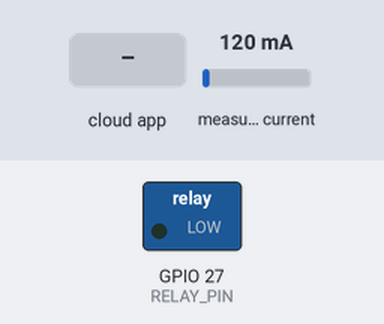
A sketch run on a simulated ESP32. Parts: switched loads named in the sketch (green lamp = pin HIGH). The test bench sets the inputs (shaded band); at power-on: measured current 120 mA. WiFi joins after 1.5 s; servers stay silent unless stated; the Firebase database answers and starts empty; what the sketch prints to the serial monitor is not drawn.

Above: at 3.2 s.
3.3 s: the phone or cloud app sets state to 1
At 4.1 s:
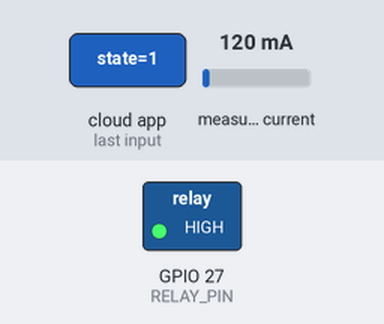
5.0 s: the phone or cloud app sets state to 0
At 6.7 s:
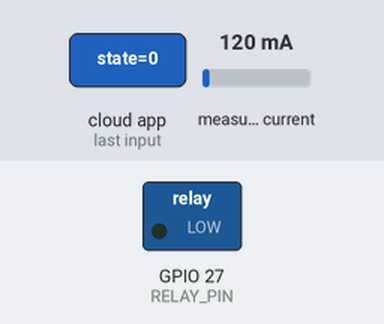
Timing chart, 0 to 8.2 s (numbered marks = the images above; inputs shaded):
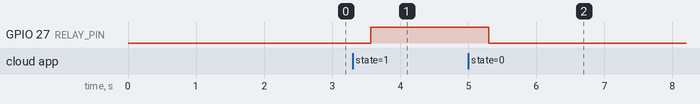

Measured:
- after the input at 3.3 s, GPIO 27 (RELAY_PIN): LOW → HIGH after 0.27 s
- after the input at 5.0 s, GPIO 27 (RELAY_PIN): HIGH → LOW after 0.30 s

The sketch:

SmartEnergy_ESP32.ino
```cpp
// ═══════════════════════════════════════════════════════════
//  SmartEnergy ESP32 — الكود النهائي (إنتاج + حماية)
// ═══════════════════════════════════════════════════════════

// ── المكتبات ──
#include <WiFi.h>
#include <WiFiClientSecure.h>          // 🔒 مكتبة SSL/TLS — تشفّر كل البيانات المرسلة
#include <Firebase_ESP_Client.h>       // 🔒 مكتبة Firebase مع دعم التشفير المدمج
#include "EmonLib.h"                   // مكتبة قراءة حساسات الطاقة
#include "secrets.h"                   // 🔒 ملف الأسرار المنفصل (لا يُرفع على GitHub)

// مساعدات Firebase
#include <addons/TokenHelper.h>        // 🔒 إدارة التوكن (رمز المصادقة المؤقت)
#include <addons/RTDBHelper.h>

// ── المنافذ (GPIO) ──
#define VOLTAGE_PIN  34   // حساس الجهد ZMPT101B
#define CURRENT_PIN  35   // حساس التيار SCT-013
#define RELAY_PIN    27   // ريلاي التحكم

// ── ثوابت المعايرة ──
#define V_CAL  234.26     // معامل معايرة الجهد (اضبطه بالملتيميتر)
#define I_CAL  29.00      // معامل معايرة التيار (SCT-013-030)

// ── ثوابت الحماية ──
#define SEND_INTERVAL    2000   // إرسال البيانات كل 2 ثانية
#define RELAY_INTERVAL   500    // فحص الريلاي كل 0.5 ثانية
#define HEARTBEAT_TIME   30000  // نبض حياة كل 30 ثانية
#define MAX_FAILS        5      // 🔒 أقصى أخطاء قبل تفعيل صمام الأمان
#define MAX_WIFI_RETRY   20     // أقصى محاولات اتصال WiFi

// ── الكائنات ──
FirebaseData   fbData;
FirebaseAuth   fbAuth;
FirebaseConfig fbConfig;
EnergyMonitor  emonV, emonI;

// ── المتغيرات ──
double voltage = 0, current_a = 0, power = 0, kwh = 0;
unsigned long tSend = 0, tRelay = 0, tBeat = 0, tEnergy = 0;
int  failCount    = 0;      // 🔒 عدّاد الأخطاء المتتالية
bool safeMode     = false;  // 🔒 وضع الأمان (صمام الأمان)
bool relayState   = false;
String deviceUID  = "";

// ═══════════════════════════════════════════════════════════
//  الدوال المساعدة
// ═══════════════════════════════════════════════════════════

// ── اتصال WiFi ──
bool connectWiFi() {
  Serial.printf("📶 جاري الاتصال بـ %s", WIFI_SSID);
  WiFi.mode(WIFI_STA);
  WiFi.begin(WIFI_SSID, WIFI_PASSWORD);
  for (int i = 0; i < MAX_WIFI_RETRY && WiFi.status() != WL_CONNECTED; i++) {
    delay(500); Serial.print(".");
  }
  Serial.println();
  if (WiFi.status() == WL_CONNECTED) {
    Serial.printf("✅ متصل! IP: %s | RSSI: %d dBm\n",
                  WiFi.localIP().toString().c_str(), WiFi.RSSI());
    return true;
  }
  Serial.println("❌ فشل الاتصال بالشبكة");
  return false;
}

// ── تهيئة Firebase مع مصادقة آمنة ──
void initFirebase() {
  // 🔒 تعيين مفتاح API — يُستخدم للتحقق من هوية المشروع
  fbConfig.api_key = FIREBASE_API_KEY;
  // 🔒 رابط القاعدة — الاتصال يتم عبر HTTPS (مشفّر تلقائياً)
  fbConfig.database_url = FIREBASE_DB_URL;

  // 🔒 اختيار نوع المصادقة
  if (strlen(DEVICE_EMAIL) > 0) {
    // 🔒 مصادقة بالبريد — أقوى حماية (كل طلب يحمل توكن مرتبط بالحساب)
    fbAuth.user.email    = DEVICE_EMAIL;
    fbAuth.user.password = DEVICE_PASSWORD;
    Serial.println("🔑 المصادقة: بريد الجهاز");
  } else {
    // 🔒 مصادقة مجهولة — Firebase يُنشئ UID فريد للجهاز تلقائياً
    //    هذا يمنع أي طلب بدون توكن من الوصول للبيانات
    Serial.println("🔑 المصادقة: مجهول (Anonymous)");
  }

  // 🔒 callback لمراقبة حالة التوكن (صلاحية، تجديد، خطأ)
  fbConfig.token_status_callback = tokenStatusCallback;

  // 🔒 بدء الاتصال المشفّر — SSL/TLS يُفعَّل تلقائياً من المكتبة
  Firebase.begin(&fbConfig, &fbAuth);
  Firebase.reconnectWiFi(true);

  // انتظار جاهزية التوكن
  unsigned long t = millis();
  while (!Firebase.ready() && millis() - t < 10000) delay(100);

  if (Firebase.ready()) {
    failCount = 0;
    deviceUID = String(fbAuth.token.uid.c_str());
    if (deviceUID.isEmpty()) deviceUID = "esp32";
    Serial.printf("✅ Firebase جاهز | UID: %s\n", deviceUID.c_str());
  } else {
    // 🔒 إذا فشلت المصادقة → تفعيل صمام الأمان فوراً
    enterSafeMode("FIREBASE_INIT_FAIL");
  }
}

// ── 🔒 صمام الأمان — يمنع تنفيذ أي أوامر مجهولة ──
void enterSafeMode(const char* reason) {
  if (safeMode) return;            // لا تكرّر التفعيل
  safeMode = true;
  // 🔒 فصل الريلاي فوراً — حماية الأحمال الكهربائية
  digitalWrite(RELAY_PIN, LOW);
  relayState = false;
  Serial.println("🛑 ══════════════════════════════════");
  Serial.printf("   ⚠️ صمام الأمان مُفعَّل: %s\n", reason);
  Serial.println("   → الريلاي: مفصول | الأوامر: معطّلة");
  Serial.println("🛑 ══════════════════════════════════");
}

// ── إلغاء وضع الأمان ──
void exitSafeMode() {
  if (!safeMode) return;
  safeMode = false;
  failCount = 0;
  Serial.println("✅ صمام الأمان مُلغى — الاتصال مستقر");
}

// ── 🔒 التحقق من صحة القراءات قبل الإرسال ──
bool isDataValid(double v, double c, double p) {
  // 🔒 رفض القيم غير الرقمية (NaN/Infinity) — قد تكون هجمة حقن
  if (isnan(v) || isnan(c) || isnan(p)) return false;
  if (isinf(v) || isinf(c) || isinf(p)) return false;
  // 🔒 رفض القيم خارج النطاق الفيزيائي المنطقي
  if (v < 0 || v > 400)   return false;   // جهد: 0-400V
  if (c < 0 || c > 100)   return false;   // تيار: 0-100A
  if (p < 0 || p > 40000) return false;   // قدرة: 0-40kW
  return true;
}

// ── قراءة الحساسات ──
void readSensors() {
  voltage  = emonV.calcVrms(1480);         // قراءة RMS للجهد
  current_a = emonI.calcIrms(1480);        // قراءة RMS للتيار
  if (voltage < 5.0)   voltage  = 0;      // تصفير الضوضاء
  if (current_a < 0.05) current_a = 0;
  power = voltage * current_a;             // القدرة الظاهرية

  // حساب kWh تراكمي
  unsigned long now = millis();
  if (tEnergy > 0 && power > 0) {
    kwh += (power / 1000.0) * ((now - tEnergy) / 3600000.0);
  }
  tEnergy = now;
}

// ── إرسال البيانات إلى Firebase ──
void sendData() {
  // 🔒 فحص جاهزية Firebase (يعني التوكن صالح والاتصال مشفّر)
  if (!Firebase.ready()) {
    failCount++;
    if (failCount >= MAX_FAILS) enterSafeMode("FIREBASE_DISCONNECTED");
    return;
  }
  // 🔒 فحص صحة البيانات — لا نرسل بيانات تالفة أبداً
  if (!isDataValid(voltage, current_a, power)) {
    Serial.println("⚠️ بيانات غير صالحة — تم التجاهل");
    return;
  }

  FirebaseJson json;
  json.set("voltage",      round(voltage * 10) / 10.0);
  json.set("current",      round(current_a * 100) / 100.0);
  json.set("power",        round(power * 10) / 10.0);
  json.set("total_kwh",    round(kwh * 100) / 100.0);
  json.set("power_factor", (power > 10) ? 0.85 : 0.0);
  json.set("frequency",    50);
  json.set("timestamp/.sv", "timestamp");  // طابع زمني من سيرفر Firebase

  // 🔒 الإرسال عبر HTTPS — البيانات مشفّرة بـ TLS أثناء الانتقال
  if (Firebase.RTDB.setJSON(&fbData, "energy_node", &json)) {
    failCount = 0;
    if (safeMode) exitSafeMode();
    Serial.printf("📤 V=%.1f | I=%.2f | P=%.1f | kWh=%.2f\n",
                  voltage, current_a, power, kwh);
  } else {
    failCount++;
    Serial.printf("❌ خطأ: %s (%d/%d)\n",
                  fbData.errorReason().c_str(), failCount, MAX_FAILS);
    // 🔒 إذا تجاوزت الأخطاء الحد → صمام الأمان
    if (failCount >= MAX_FAILS) enterSafeMode("SEND_FAILS_EXCEEDED");
  }
}

// ── الاستماع لأوامر الريلاي ──
void checkRelay() {
  // 🔒 في وضع الأمان: تجاهل جميع الأوامر من السحابة
  if (safeMode || !Firebase.ready()) return;

  if (Firebase.RTDB.getBool(&fbData, "relays/relay1/state")) {
    bool cmd = fbData.boolData();
    if (cmd != relayState) {
      relayState = cmd;
      digitalWrite(RELAY_PIN, relayState ? HIGH : LOW);
      Serial.printf("🔌 ريلاي: %s\n", relayState ? "تشغيل ⚡" : "إيقاف 🔴");
    }
  }
}

// ── نبض الحياة ──
void heartbeat() {
  if (!Firebase.ready()) return;
  FirebaseJson s;
  s.set("online", true);
  s.set("safe_mode", safeMode);
  s.set("wifi_rssi", WiFi.RSSI());
  s.set("uptime_sec", (int)(millis() / 1000));
  s.set("uid", deviceUID);
  s.set("last_heartbeat/.sv", "timestamp");
  Firebase.RTDB.setJSON(&fbData, "device_status", &s);
}

// ═══════════════════════════════════════════════════════════
//  setup() — التهيئة
// ═══════════════════════════════════════════════════════════
void setup() {
  Serial.begin(115200);
  delay(500);
  Serial.println("\n╔══════════════════════════════════════╗");
  Serial.println("║  SmartEnergy ESP32 v2.0 (Production) ║");
  Serial.println("╚══════════════════════════════════════╝");

  // إعداد الريلاي — يبدأ مفصولاً (آمن)
  pinMode(RELAY_PIN, OUTPUT);
  digitalWrite(RELAY_PIN, LOW);

  // تهيئة حساسات الطاقة
  emonV.voltage(VOLTAGE_PIN, V_CAL, 1.7);
  emonI.current(CURRENT_PIN, I_CAL);

  // اتصال WiFi
  if (!connectWiFi()) {
    enterSafeMode("WIFI_FAILED");
  } else {
    initFirebase();
  }

  tEnergy = millis();
  Serial.println("✅ النظام جاهز\n");
}

// ═══════════════════════════════════════════════════════════
//  loop() — الحلقة الرئيسية
// ═══════════════════════════════════════════════════════════
void loop() {
  unsigned long now = millis();

  // 🔒 فحص WiFi — إذا انقطع، فعّل صمام الأمان
  if (WiFi.status() != WL_CONNECTED) {
    if (!connectWiFi()) { enterSafeMode("WIFI_LOST"); delay(5000); return; }
    initFirebase();
  }

  // قراءة الحساسات (دائماً، حتى في وضع الأمان)
  readSensors();

  // إرسال البيانات
  if (now - tSend >= SEND_INTERVAL) { tSend = now; sendData(); }

  // فحص الريلاي
  if (now - tRelay >= RELAY_INTERVAL) { tRelay = now; checkRelay(); }

  // نبض الحياة
  if (now - tBeat >= HEARTBEAT_TIME) { tBeat = now; heartbeat(); }

  delay(10);
}
```

secrets.example.h
```cpp
#ifndef SECRETS_H
#define SECRETS_H

// انسخ هذا الملف باسم secrets.h محليًا فقط، ولا ترفعه إلى Git.
#define WIFI_SSID     "YOUR_WIFI_SSID"
#define WIFI_PASSWORD "YOUR_WIFI_PASSWORD"
#define FIREBASE_API_KEY "YOUR_FIREBASE_WEB_API_KEY"
#define FIREBASE_DB_URL "https://YOUR_PROJECT-default-rtdb.REGION.firebasedatabase.app/"
#define DEVICE_EMAIL    "YOUR_DEVICE_EMAIL"
#define DEVICE_PASSWORD "YOUR_DEVICE_PASSWORD"

#endif // SECRETS_H

// ملاحظة: secrets.h الحقيقي مستبعد من Git عبر .gitignore.
```
